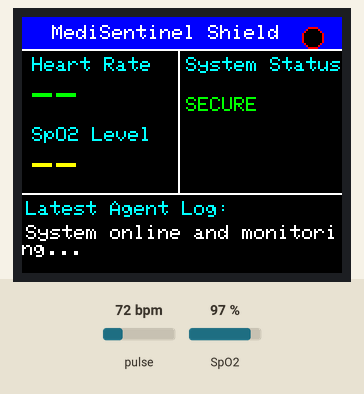
Bench run of a program on a simulated ESP32. Parts: 160×128 colour display. The inputs (shaded band) are chosen by the test bench; at power-on: pulse 72 bpm, SpO2 97 %. WiFi joins after 1.5 s; servers stay silent unless stated; random numbers use the default seed unless the program sets one; no MQTT or app messages arrive unless stated.

Above: at 2.9 s.
3.0 s: pulse set to 130 bpm
At 5.6 s:
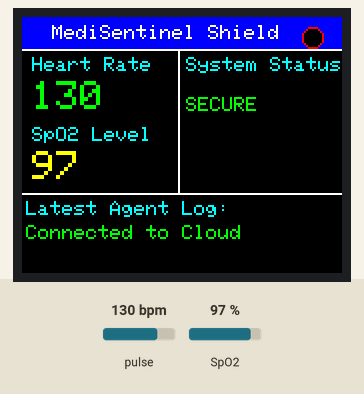
7.7 s: pulse set to 42 bpm
At 8.6 s:
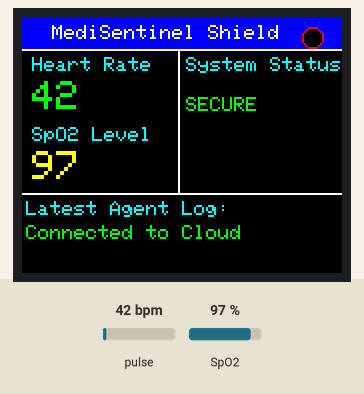
9.5 s: SpO2 set to 80 %
At 11.1 s:
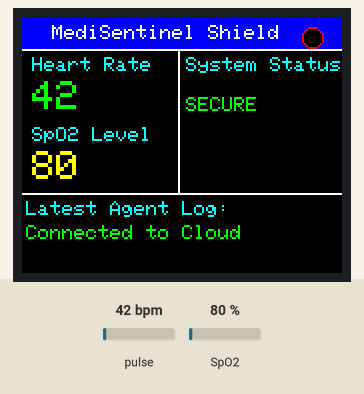
11.5 s: pulse set to 70 bpm
At 13.0 s:
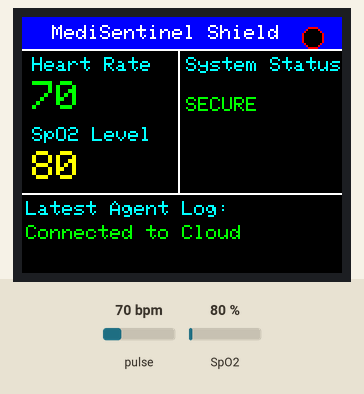
Timing chart, 0 to 14.5 s (numbered marks = the images above; inputs shaded):
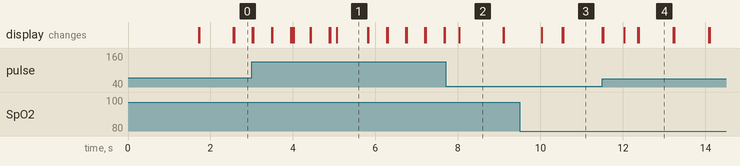

The program:

main.cpp
```cpp
#include <Wire.h>
#include <WiFi.h>
#include <PubSubClient.h>
#include <ArduinoJson.h>
#include "MAX30100_PulseOximeter.h"

#include <Adafruit_GFX.h>
#include <Adafruit_ST7735.h>
#include <SPI.h>

#include "soc/soc.h"
#include "soc/rtc_cntl_reg.h"

// =====================================================
// FORWARD DECLARATIONS
// =====================================================
void drawUI();
void updateVitals(float hr, float spo2);
void updateStatus(const char* status, uint16_t color);
void updateLog(const char* logMsg, uint16_t color);
void mqttCallback(char* topic, byte* payload, unsigned int length);

// =====================================================
// WIFI & MQTT
// =====================================================
const char* ssid = "Nuvvu Kavalayya";
const char* password = "23277868";
const char* mqtt_server = "10.19.147.157";
const int mqtt_port = 1883;

const char* device_id = "esp32-hr-sim-001";
const char* mqtt_topic_telemetry = "medisentinel/iot/telemetry";
const char* mqtt_topic_discovery = "medisentinel/iot/discovery";
const char* mqtt_topic_toggle = "medisentinel/iot/attack/toggle";

// =====================================================
// TFT PINS
// =====================================================
#define TFT_CS    5
#define TFT_RST   4
#define TFT_DC    2

Adafruit_ST7735 tft = Adafruit_ST7735(TFT_CS, TFT_DC, TFT_RST);

// =====================================================
// SENSOR & GLOBALS
// =====================================================
PulseOximeter pox;
#define REPORTING_PERIOD_MS 2000

WiFiClient espClient;
PubSubClient client(espClient);

uint32_t tsLastReport = 0;
volatile bool beatDetected = false;
bool isQuarantined = false;
bool sensorAvailable = false;
bool attackSimulationActive = false;

// UI State
float lastHR = -1;
float lastSpO2 = -1;
char currentStatusStr[32] = "INITIALIZING";
uint16_t currentStatusColor = ST77XX_WHITE;

// =====================================================
// SAFE HEARTBEAT CALLBACK
// =====================================================
void onBeatDetected() {
    beatDetected = true;
}

// =====================================================
// UI UPDATE FUNCTIONS
// =====================================================

void drawUI() {
    tft.fillScreen(ST77XX_BLACK);

    // Header
    tft.fillRect(0, 0, 160, 16, ST77XX_BLUE);
    tft.setCursor(15, 4);
    tft.setTextColor(ST77XX_WHITE);
    tft.setTextSize(1);
    tft.println("MediSentinel Shield");

    // Dividers
    tft.drawLine(0, 16, 160, 16, ST77XX_WHITE);
    tft.drawLine(78, 16, 78, 88, ST77XX_WHITE);
    tft.drawLine(0, 88, 160, 88, ST77XX_WHITE);

    // Left Column Labels
    tft.setCursor(5, 20);
    tft.setTextColor(ST77XX_CYAN);
    tft.print("Heart Rate");
    tft.setCursor(5, 55);
    tft.print("SpO2 Level");

    // Right Column Labels
    tft.setCursor(82, 20);
    tft.setTextColor(ST77XX_CYAN);
    tft.print("System Status");

    // Bottom Section Labels
    tft.setCursor(2, 92);
    tft.setTextColor(ST77XX_CYAN);
    tft.print("Latest Agent Log:");

    // Initial Values
    updateVitals(0, 0);
    updateStatus("SECURE", ST77XX_GREEN);
    updateLog("System online and monitoring...", ST77XX_WHITE);
}

void updateVitals(float hr, float spo2) {
    if (hr == lastHR && spo2 == lastSpO2) return;
    lastHR = hr;
    lastSpO2 = spo2;

    // HR
    tft.fillRect(5, 32, 70, 16, ST77XX_BLACK);
    tft.setCursor(5, 32);
    tft.setTextColor(ST77XX_GREEN);
    tft.setTextSize(2);
    if (hr > 0) tft.print((int)hr); else tft.print("--");

    // SpO2
    tft.fillRect(5, 67, 70, 16, ST77XX_BLACK);
    tft.setCursor(5, 67);
    tft.setTextColor(ST77XX_YELLOW);
    tft.setTextSize(2);
    if (spo2 > 0) tft.print((int)spo2); else tft.print("--");
}

void updateStatus(const char* status, uint16_t color) {
    if (strcmp(status, currentStatusStr) == 0 && color == currentStatusColor) return;
    strncpy(currentStatusStr, status, sizeof(currentStatusStr));
    currentStatusColor = color;

    tft.fillRect(82, 40, 76, 32, ST77XX_BLACK);
    tft.setCursor(82, 40);
    tft.setTextColor(color);
    tft.setTextSize(1);

    // Handle wrap manually for status
    int len = strlen(status);
    int charCount = 0;
    for (int i = 0; i < len; i++) {
        tft.print(status[i]);
        charCount++;
        if (charCount >= 11 && status[i] == ' ') {
            tft.println();
            tft.setCursor(82, tft.getCursorY());
            charCount = 0;
        }
    }
}

void updateLog(const char* logMsg, uint16_t color) {
    tft.fillRect(0, 102, 160, 26, ST77XX_BLACK);
    tft.setCursor(2, 104);
    tft.setTextColor(color);
    tft.setTextSize(1);

    int len = strlen(logMsg);
    int charCount = 0;
    for (int i = 0; i < len && i < 100; i++) {
        tft.print(logMsg[i]);
        charCount++;
        if (charCount >= 26 && logMsg[i] == ' ') {
            tft.println();
            tft.setCursor(2, tft.getCursorY());
            charCount = 0;
        }
    }
}

// =====================================================
// MQTT CALLBACK
// =====================================================

void mqttCallback(char* topic, byte* payload, unsigned int length) {
    char message[length + 1];
    for (unsigned int i = 0; i < length; i++) {
        message[i] = (char)payload[i];
    }
    message[length] = '\0';

    StaticJsonDocument<512> doc;
    DeserializationError error = deserializeJson(doc, message);

    if (!error) {
        if (strcmp(topic, mqtt_topic_toggle) == 0) {
            attackSimulationActive = doc["attack_active"];
            if (attackSimulationActive) {
                updateStatus("ATTACK DETECTED", ST77XX_RED);
            } else if (!isQuarantined) {
                updateStatus("SECURE", ST77XX_GREEN);
            }
        }
        else if (strcmp(topic, "medisentinel/iot/control/esp32-hr-sim-001") == 0) {
            if (doc.containsKey("agent_name")) {
                const char* status = doc["status"];
                const char* msg = doc["message"];

                uint16_t color = ST77XX_WHITE;
                if (strcmp(status, "anomaly") == 0) color = ST77XX_RED;
                else if (strcmp(status, "mitigated") == 0) color = ST77XX_GREEN;
                else if (strcmp(status, "logged") == 0) color = ST77XX_YELLOW;
                else color = ST77XX_CYAN;

                updateLog(msg, color);
            }
            else if (doc.containsKey("status")) {
                const char* status = doc["status"];
                if (strcmp(status, "quarantined") == 0) {
                    isQuarantined = true;
                    updateStatus("QUARANTINED (ISOLATED)", ST77XX_ORANGE);
                } else if (strcmp(status, "active") == 0 || strcmp(status, "online") == 0) {
                    isQuarantined = false;
                    updateStatus("SECURE", ST77XX_GREEN);
                    updateLog("System restored to normal operation.", ST77XX_GREEN);
                }
            }
        }
        else if (strcmp(topic, mqtt_topic_telemetry) == 0) {
            // Display MQTT telemetry ONLY if local sensor is missing
            if (!sensorAvailable) {
                float hr = doc["heart_rate"];
                float spo2 = doc["spo2"];
                updateVitals(hr, spo2);
            }
        }
    }
}

// =====================================================
// WIFI & MQTT SETUP
// =====================================================

void setup_wifi() {
    WiFi.mode(WIFI_STA);
    WiFi.begin(ssid, password);
    unsigned long startAttempt = millis();
    while (WiFi.status() != WL_CONNECTED) {
        delay(500);
        if (millis() - startAttempt > 20000) {
            ESP.restart();
        }
    }
}

void reconnect() {
    static unsigned long lastAttempt = 0;
    if (client.connected() || (millis() - lastAttempt < 5000)) return;

    lastAttempt = millis();
    if (client.connect(device_id)) {
        StaticJsonDocument<256> doc;
        doc["device_id"] = device_id;
        doc["device_type"] = "HeartRateMonitor";
        doc["status"] = "online";
        char buffer[256];
        serializeJson(doc, buffer);

        client.publish(mqtt_topic_discovery, buffer, true);
        client.subscribe("medisentinel/iot/control/esp32-hr-sim-001");
        client.subscribe(mqtt_topic_toggle);
        client.subscribe(mqtt_topic_telemetry);

        updateLog("Connected to Cloud", ST77XX_GREEN);
    }
}

// =====================================================
// SETUP
// =====================================================

void setup() {
    WRITE_PERI_REG(RTC_CNTL_BROWN_OUT_REG, 0);
    Serial.begin(115200);

    Wire.begin(21, 22);
    Wire.setClock(100000);

    tft.initR(INITR_BLACKTAB);
    tft.setRotation(1);

    // Initial Boot Screen
    tft.fillScreen(ST77XX_BLACK);
    tft.setCursor(10, 20);
    tft.setTextColor(ST77XX_GREEN);
    tft.setTextSize(2);
    tft.println("Booting...");

    setup_wifi();

    client.setServer(mqtt_server, mqtt_port);
    client.setCallback(mqttCallback);

    if (!pox.begin()) {
        sensorAvailable = false;
    } else {
        sensorAvailable = true;
        pox.setIRLedCurrent(MAX30100_LED_CURR_7_6MA);
        pox.setOnBeatDetectedCallback(onBeatDetected);
    }

    drawUI();
    if (!sensorAvailable) {
        updateLog("No hardware sensor. Receiver mode active.", ST77XX_ORANGE);
    }
}

// =====================================================
// LOOP
// =====================================================

void loop() {
    static unsigned long lastWiFiCheck = 0;
    if (WiFi.status() != WL_CONNECTED) {
        if (millis() - lastWiFiCheck > 10000) {
            lastWiFiCheck = millis();
            WiFi.disconnect();
            WiFi.begin(ssid, password);
        }
    }

    reconnect();
    client.loop();

    if (sensorAvailable) {
        pox.update();
    }

    if (beatDetected) {
        beatDetected = false;
        tft.fillCircle(145, 10, 5, ST77XX_RED);
        delay(20);
        tft.fillCircle(145, 10, 5, ST77XX_BLACK);
        tft.drawCircle(145, 10, 5, ST77XX_RED);
    }

    if (sensorAvailable && (millis() - tsLastReport > REPORTING_PERIOD_MS)) {
        float hr = pox.getHeartRate();
        float spo2 = pox.getSpO2();

        if (attackSimulationActive) {
            hr = random(210, 230);
            spo2 = random(80, 84);
        } else {
            if (hr < 40 || hr > 180) hr = 0;
            if (spo2 < 70 || spo2 > 100) spo2 = 0;
        }

        updateVitals(hr, spo2);

        StaticJsonDocument<256> doc;
        doc["device_id"] = device_id;
        doc["heart_rate"] = hr;
        doc["spo2"] = spo2;
        doc["timestamp"] = millis();

        JsonObject network = doc.createNestedObject("network");
        network["packet_rate"] = attackSimulationActive ? 130 : 15;
        network["byte_rate"] = attackSimulationActive ? 14000 : 1300;
        network["jitter"] = attackSimulationActive ? 40 : 4;

        char buffer[256];
        serializeJson(doc, buffer);
        client.publish(mqtt_topic_telemetry, buffer);

        tsLastReport = millis();
    }

    delay(5);
}
```

Measured:
- what the display in image 1 shows lasts 0.7 s, from 5.1 s to 5.8 s
- what the display in image 2 shows lasts 1.1 s, from 8.0 s to 9.1 s
- what the display in image 4 shows lasts 0.8 s, from 12.4 s to 13.2 s
